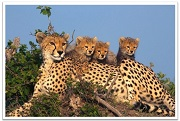
#> input picture _images/Cheetah.jpg, 180 x 121 px, found by its file name
$ jupyter execute DataSet.ipynb
#> lines starting #> are read from the running program, lines starting #| are printed output that depends on the picture
# Dataset

## Table of Introduction in PR
0. [**introduction**](PR_intro.ipynb)
1. [**Dataset**](DataSet.ipynb)
2. [**Model**](Model.ipynb)
3. [**Cost Function**](Cost.ipynb)
4. [**Solution method**](LearningRule.ipynb)

## Sensor Datasets with Feature Extraction
Sensor datasets, recorded by various sensors detecting environmental changes, are crucial for real-time monitoring, decision-making, predictive analysis, and automation.

### Types of Sensors
*Temperature Sensors*: Measure temperature.
*Pressure Sensors*: Detect pressure variations.
*Accelerometers and Gyroscopes*: Measure acceleration and orientation.
*Proximity and Light Sensors*: Detect object presence and light intensity.
*Sound Sensors*: Capture audio signals.
*Chemical Sensors*: Monitor environmental changes.
*GPS Sensors*: Provide location data.
**_Data is not only collected from temperature sensors, but also from other types of sensors that gather information such as text, video, audio, and various environmental parameters._**

Data can exist in any form: text, audio, video, and images

## Feature Extraction
Sensor datasets often contain diverse information collected from various types of sensors.Feature extraction transforms raw sensor data into representative features for analysis, improving data interpretation and prepare for machine learning algorithm.
_For example_, in the following figure, the activity signal introduced in the above section is converted into a feature vector including mean, variance, skewness, and other features.

Activity signal converted into a feature vector (mean, variance, skewness, etc.

### Some Examples of Feature extraction

#### Feature Extraction from Text:
Feature extraction from text involves converting text data into numerical representations that can be used for machine learning models. One common method is using the Term Frequency-Inverse Document Frequency (TF-IDF) approach.

Here’s a simple explanation and Python code to perform TF-IDF feature extraction:

#### Concepts:
*Document*: A piece of text. *Corpus*: A collection of documents. *Term Frequency (TF)*: The frequency of a term 𝑡 in a document 𝑑. *Inverse Document Frequency (IDF)*: Measures how important a term is in the entire corpus.
The TF-IDF value increases with the number of times a term appears in a document but is offset by the frequency of the term in the corpus, to adjust for the fact that some words are generally more common than others.

**Steps to Compute TF-IDF:**
1-Calculate the Term Frequency (TF) for each term in each document.
2-Calculate the Inverse Document Frequency (IDF) for each term.
3-Multiply the TF and IDF values to get the TF-IDF score for each term in each document.

##### TF-IDF Formula
TF-IDF stands for Term Frequency-Inverse Document Frequency. It is a numerical statistic intended to reflect how important a word is to a document in a collection or corpus.

##### Term Frequency (TF)
The term frequency TF(t,d) is the frequency of term t  in document  d.

$$
\text{TF}(t,d) = \frac{\text{Number of times term } t \text{ appears in document } d}{\text{Total number of terms in document } d}
$$

##### Inverse Document Frequency (IDF)

The inverse document frequency IDF(t,D)  measures how important a term is across the entire corpus D .

$$
\text{IDF}(t,D) = \log \left( \frac{N}{|\{d \in D : t \in d\}|} \right)
$$

$$N\left(x_i, \mu_c, \Sigma_c\right)=\frac{1}{(2 \pi)^{\frac{n}{2}}\left|\Sigma_c\right|^{\frac{1}{2}}} \exp \left(-\frac{1}{2}\left(x_i-\mu_c\right)^T \Sigma_c^{-1}\left(x_i-\mu_c\right)\right)$$

Where:
-  N is the total number of documents in the corpus. Denumerator is the number of documents where the term  t appears (i.e., the document frequency of the term).

##### TF-IDF Score
The TF-IDF score for a term  t  in a document d is the product of its TF and IDF values.

$$
\text{TF-IDF}(t,d,D) = \text{TF}(t,d) \times \text{IDF}(t,D)
$$

This formula adjusts the term frequency of a word by how rarely it appears in the entire corpus, emphasizing words that are more unique to specific documents.

[cell 1]
from sklearn.feature_extraction.text import TfidfVectorizer

# Sample documents
documents = [
    "If you love God, follow God so that",
    "He may also love you and forgive your sins, ",
    "for He is Forgiving and Merciful.",
    "God has given Him another creation, meaning we have given Him a soul,",
    "and 'I have breathed into him of My spirit.'",
    "Those who have faith have a greater love for God.",
    "I have hastened towards You, my Lord, to seek Your pleasure.",
    "Although interpretation in words is clearer,",
     "love without words is brighter."
    ]

# Create the TfidfVectorizer object
vectorizer = TfidfVectorizer()

# Fit and transform the documents to get the TF-IDF matrix
tfidf_matrix = vectorizer.fit_transform(documents)

# Get the feature names (terms)
feature_names = vectorizer.get_feature_names_out()

# Convert the TF-IDF matrix to a dense format and print it
tfidf_dense = tfidf_matrix.todense()
print("TF-IDF Matrix:\n", tfidf_dense)

# Print the feature names
print("\nFeature Names:\n", feature_names)

**_The point here is that different words like conjunctions and verbs with various tenses are considered as part of the words. such as 'and' 'has' 'have' 'forgive' 'forgiving'_**

### solve this problem

To address the issue of different forms of words (like conjunctions, verbs in various tenses, etc.) being treated as separate terms, we can use techniques such as lemmatization and removing stopwords. Lemmatization reduces words to their base or root form, and removing stopwords eliminates common words that are typically not useful for feature extraction.

Here’s a Python code example using nltk and sklearn to perform these preprocessing steps before applying TF-IDF:
```python
from sklearn.feature_extraction.text import TfidfVectorizer
import nltk
from nltk.corpus import stopwords
from nltk.stem import WordNetLemmatizer
from nltk.tokenize import word_tokenize

# Sample documents
documents = [
    "If you love God, follow God so that",
    "He may also love you and forgive your sins, ",
    "for He is Forgiving and Merciful.",
    "God has given Him another creation, meaning we have given Him a soul,",
    "and 'I have breathed into him of My spirit.'",
    "Those who have faith have a greater love for God.",
    "I have hastened towards You, my Lord, to seek Your pleasure.",
    "Although interpretation in words is clearer,",
     "love without words is brighter."
    ]
# Download NLTK resources (only need to run once)
nltk.download('punkt')
nltk.download('wordnet')
nltk.download('stopwords')

# Initialize the WordNetLemmatizer
lemmatizer = WordNetLemmatizer()

# Get the list of stopwords
stop_words = set(stopwords.words('english'))
def preprocess_text(text):
    # Tokenize the text
    tokens = word_tokenize(text)

    # Lemmatize and remove stopwords
    processed_tokens = [
        lemmatizer.lemmatize(token.lower(), pos='v')  # Specify pos='v' for verbs
        for token in tokens if token.lower() not in stop_words and token.isalnum()
    ]

    # Join tokens back to string
    return ' '.join(processed_tokens)

# Preprocess the documents
preprocessed_documents = [preprocess_text(doc) for doc in documents]

# Create the TfidfVectorizer object
vectorizer = TfidfVectorizer()

# Fit and transform the preprocessed documents to get the TF-IDF matrix
tfidf_matrix = vectorizer.fit_transform(preprocessed_documents)

# Get the feature names (terms)
feature_names = vectorizer.get_feature_names_out()

# Convert the TF-IDF matrix to a dense format and print it
tfidf_dense = tfidf_matrix.todense()

# Print the feature names
print("\nFeature Names:\n", feature_names)
```

### Output is:
Feature Names:
 ['also' 'although' 'another' 'breathe' 'brighter' 'clearer' 'creation'
 'faith' 'follow' 'forgive' 'give' 'god' 'greater' 'hasten'
 'interpretation' 'lord' 'love' 'may' 'mean' 'merciful' 'pleasure' 'seek'
 'sin' 'soul' 'spirit' 'towards' 'without' 'word']

## Feature Extraction from Image:

**_Feature extraction_** from images involves transforming raw image data into a set of representative features that can be used for analysis or machine learning tasks. Some of its stages include:

1. **Preprocessing**
   Before extracting features, it's often necessary to preprocess the images to standardize them and remove noise. Common preprocessing steps include resizing, cropping, normalization, and noise reduction.
2. **Feature Extraction Techniques**
   There are various techniques for extracting features from images. Some popular methods include:

- _Histogram of Oriented Gradients ([HOG](https://en.wikipedia.org/wiki/Histogram_of_oriented_gradients))_
  HOG computes the distribution of gradient orientations in localized portions of an image. It's commonly used for object detection and recognition tasks.
- _Scale-Invariant Feature Transform ([SIFT](https://en.wikipedia.org/wiki/Scale-invariant_feature_transform))_
  SIFT detects and describes local features in an image that are invariant to scale, rotation, and illumination changes. It's widely used in image matching and object recognition.
- Convolutional Neural Networks ([CNNs](https://en.wikipedia.org/wiki/Convolutional_neural_network))
  CNNs are deep learning models that automatically learn hierarchical features from images. They consist of convolutional layers that extract features at different levels of abstraction.

3. **Feature Representation**
   Once features are extracted, they need to be represented in a suitable format for analysis or machine learning algorithms. This could involve reshaping them into vectors or matrices.
4. **Application**
   Extracted features can be used for various tasks such as image classification, object detection, image retrieval, and content-based image retrieval.

**Python Libraries for Image Feature Extraction**
Popular Python *libraries for image feature extraction* include `OpenCV, scikit-image, and TensorFlow`.

Here's a simple example using scikit-image to extract HOG features from an image:

[cell 2]
from skimage.feature import hog

from skimage import io, color

import matplotlib.pyplot as plt

# Load an example image

image = io.imread('IntroductionImages/Cheetah.jpg')
#> image is the input picture: shape (121, 180, 3); mean R, G, B 141.2, 137.8, 132.6

# Convert the image to grayscale

image_gray = color.rgb2gray(image)
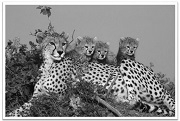
#> image_gray: shape (121, 180) float64; min 0.0025, max 1, mean 0.542

# Extract HOG features

features, hog_image = hog(image_gray, visualize=True)
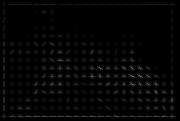
#> hog_image: shape (121, 180) float64; min 0, max 0.555, mean 0.0188

# Display the original image and HOG features

fig, axes = plt.subplots(1, 2, figsize=(12, 6), sharex=True, sharey=True)

ax = axes.ravel()

ax[0].imshow(image, cmap=plt.cm.gray)

ax[0].set_title('Original Image')

ax[1].imshow(hog_image, cmap=plt.cm.gray)

ax[1].set_title('HOG Features')

plt.show()
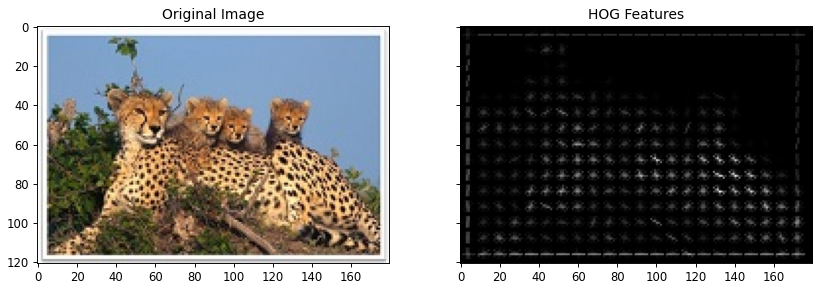
#> figure drawn by matplotlib, 2 panels
